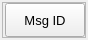
<?xml version="1.0" encoding="UTF-8"?>
<ui version="4.0">
 <class>MsgIdItem</class>
 <widget class="QWidget" name="MsgIdItem">
  <property name="geometry">
   <rect>
    <x>0</x>
    <y>0</y>
    <width>83</width>
    <height>40</height>
   </rect>
  </property>
  <property name="sizePolicy">
   <sizepolicy hsizetype="Preferred" vsizetype="Fixed">
    <horstretch>0</horstretch>
    <verstretch>0</verstretch>
   </sizepolicy>
  </property>
  <property name="minimumSize">
   <size>
    <width>0</width>
    <height>40</height>
   </size>
  </property>
  <property name="maximumSize">
   <size>
    <width>16777215</width>
    <height>40</height>
   </size>
  </property>
  <property name="windowTitle">
   <string>Form</string>
  </property>
  <property name="styleSheet">
   <string notr="true">font: 7pt &quot;MS Shell Dlg 2&quot;;
color: rgb(0, 0, 0);</string>
  </property>
  <layout class="QHBoxLayout" name="horizontalLayout" stretch="0">
   <property name="spacing">
    <number>0</number>
   </property>
   <property name="leftMargin">
    <number>2</number>
   </property>
   <property name="topMargin">
    <number>2</number>
   </property>
   <property name="rightMargin">
    <number>2</number>
   </property>
   <property name="bottomMargin">
    <number>2</number>
   </property>
   <item>
    <widget class="QFrame" name="frame">
     <property name="frameShape">
      <enum>QFrame::StyledPanel</enum>
     </property>
     <property name="frameShadow">
      <enum>QFrame::Raised</enum>
     </property>
     <layout class="QHBoxLayout" name="horizontalLayout_2">
      <property name="leftMargin">
       <number>2</number>
      </property>
      <property name="topMargin">
       <number>0</number>
      </property>
      <property name="rightMargin">
       <number>0</number>
      </property>
      <property name="bottomMargin">
       <number>0</number>
      </property>
      <item>
       <widget class="QPushButton" name="pushButton">
        <property name="sizePolicy">
         <sizepolicy hsizetype="Minimum" vsizetype="Minimum">
          <horstretch>0</horstretch>
          <verstretch>0</verstretch>
         </sizepolicy>
        </property>
        <property name="font">
         <font>
          <family>MS Shell Dlg 2</family>
          <pointsize>10</pointsize>
          <weight>50</weight>
          <italic>false</italic>
          <bold>false</bold>
         </font>
        </property>
        <property name="styleSheet">
         <string notr="true">font: 10pt &quot;MS Shell Dlg 2&quot;;</string>
        </property>
        <property name="text">
         <string>Msg ID</string>
        </property>
        <property name="checkable">
         <bool>true</bool>
        </property>
        <property name="flat">
         <bool>false</bool>
        </property>
       </widget>
      </item>
     </layout>
    </widget>
   </item>
  </layout>
 </widget>
 <resources/>
 <connections/>
</ui>
